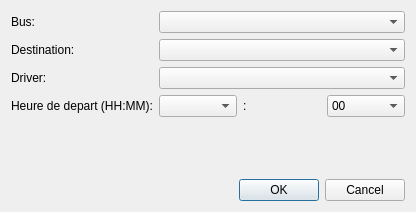
<?xml version="1.0" encoding="UTF-8"?>
<ui version="4.0">
 <class>DialogAddBusToTimeTable</class>
 <widget class="QDialog" name="DialogAddBusToTimeTable">
  <property name="geometry">
   <rect>
    <x>0</x>
    <y>0</y>
    <width>416</width>
    <height>212</height>
   </rect>
  </property>
  <property name="windowTitle">
   <string>Dialog</string>
  </property>
  <layout class="QVBoxLayout" name="verticalLayout">
   <item>
    <layout class="QFormLayout" name="formLayout">
     <item row="0" column="1">
      <widget class="QComboBox" name="comboBoxBus"/>
     </item>
     <item row="2" column="0">
      <widget class="QLabel" name="label_4">
       <property name="text">
        <string>Driver:</string>
       </property>
      </widget>
     </item>
     <item row="2" column="1">
      <widget class="QComboBox" name="comboBoxDrivers"/>
     </item>
     <item row="3" column="0">
      <widget class="QLabel" name="label_2">
       <property name="text">
        <string>Heure de depart (HH:MM):</string>
       </property>
      </widget>
     </item>
     <item row="3" column="1">
      <layout class="QHBoxLayout" name="horizontalLayout">
       <item>
        <widget class="QComboBox" name="comboBoxHrs"/>
       </item>
       <item>
        <widget class="QLabel" name="label_3">
         <property name="text">
          <string>:</string>
         </property>
        </widget>
       </item>
       <item>
        <widget class="QComboBox" name="comboBoxMins">
         <item>
          <property name="text">
           <string>00</string>
          </property>
         </item>
         <item>
          <property name="text">
           <string>15</string>
          </property>
         </item>
         <item>
          <property name="text">
           <string>30</string>
          </property>
         </item>
         <item>
          <property name="text">
           <string>45</string>
          </property>
         </item>
        </widget>
       </item>
      </layout>
     </item>
     <item row="1" column="0">
      <widget class="QLabel" name="label">
       <property name="text">
        <string>Destination:</string>
       </property>
      </widget>
     </item>
     <item row="0" column="0">
      <widget class="QLabel" name="label_5">
       <property name="text">
        <string>Bus:</string>
       </property>
      </widget>
     </item>
     <item row="1" column="1">
      <widget class="QComboBox" name="comboBoxDests"/>
     </item>
    </layout>
   </item>
   <item>
    <widget class="QDialogButtonBox" name="buttonBox">
     <property name="orientation">
      <enum>Qt::Horizontal</enum>
     </property>
     <property name="standardButtons">
      <set>QDialogButtonBox::Cancel|QDialogButtonBox::Ok</set>
     </property>
    </widget>
   </item>
  </layout>
 </widget>
 <resources/>
 <connections>
  <connection>
   <sender>buttonBox</sender>
   <signal>accepted()</signal>
   <receiver>DialogAddBusToTimeTable</receiver>
   <slot>accept()</slot>
   <hints>
    <hint type="sourcelabel">
     <x>248</x>
     <y>254</y>
    </hint>
    <hint type="destinationlabel">
     <x>157</x>
     <y>274</y>
    </hint>
   </hints>
  </connection>
  <connection>
   <sender>buttonBox</sender>
   <signal>rejected()</signal>
   <receiver>DialogAddBusToTimeTable</receiver>
   <slot>reject()</slot>
   <hints>
    <hint type="sourcelabel">
     <x>316</x>
     <y>260</y>
    </hint>
    <hint type="destinationlabel">
     <x>286</x>
     <y>274</y>
    </hint>
   </hints>
  </connection>
 </connections>
</ui>
